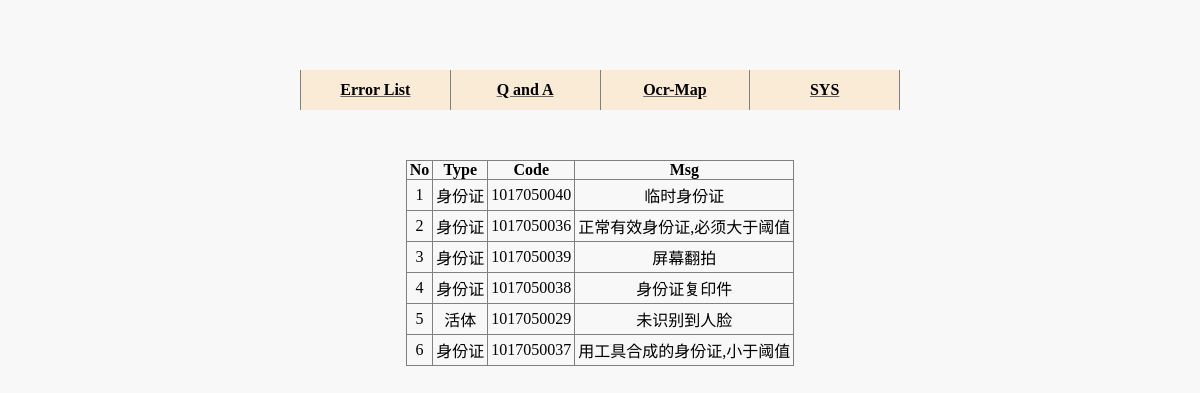
The app's page /search/ with its own data.
### tables this page shows
CREATE TABLE ocrmap(
  id integer  primary key autoincrement,
  o_type text,
  o_code text,
  o_msg text
);

### searchclient/search.py (the view)
@bp.route("/", methods=("get",))
def homepage():
    kind = random.choice(("errorlist", "ocrmap", "qanda"))
    res = get_eles(kind)
    return render_template("search/homepage.html", res=res, kind=kind)

### searchclient/db.py (called while the page is built)
def get_db():
    if "db" not in g:
        g.db = sqlite3.connect(
            current_app.config["DATABASE"],
            detect_types=sqlite3.PARSE_DECLTYPES
        )
        g.db.row_factory = sqlite3.Row
    return g.db

### searchclient/search.py (called while the page is built)
def get_eles(tb_name: str):
    db = get_db()
    cur = db.execute('select id from {}'.format(tb_name))
    all_id = set(cur.fetchall())
    id_lst = []
    try:
        for i in range(20):
            id_lst.append(all_id.pop()['id'], )
    except Exception as e:
        pass
    res = []
    for item in id_lst:
        cur = db.execute("select * from {} where id ={}".format(tb_name, item))
        res += cur.fetchall()
    db.close()
    return res

### searchclient/templates/search/homepage.html (shortened to what this page needs)
<!DOCTYPE html>
{% extends "base.html" %}
{% block script %}
    <link rel="stylesheet" href="{{ url_for('static',filename='search/search.css') }}">
{% endblock %}
{% block show %}
    <table class="contents">
        {% if kind == "ocrmap" %}
            <tr>
                <th>No</th>
                <th>Type</th>
                <th>Code</th>
                <th class="rightside">Msg</th>
            </tr>
            {% for item in res %}
                <tr>
                    <td>{{ loop.index }}</td>
                    <td>{{ item[1] }} </td>
                    <td>{{ item[2] }}</td>
                    <td class="rightside"> {{ item[3] }}</td>
                </tr>
            {% endfor %}
        {% endif %}
    </table>
{% endblock %}

### searchclient/templates/base.html (shortened to what this page needs)
<!DOCTYPE html>
<link rel="stylesheet" href="{{ url_for('static',filename='base/base.css') }}">
{% block script %}
{% endblock %}
<body>
<div class="fill-black"></div>
<div class="title-index">
    <table class="tb-index">
        <tr>
            <th><a href="/search/err">Error List</a></th>
            <th><a href="/search/qa">Q and A</a></th>
            <th><a href="/search/ocr-map">Ocr-Map</a></th>
            <th class="rightside"><a href="/sys">SYS</a></th>
        </tr>
    </table>
</div>
<div class="show-aera">
    {% block show %} block show {% endblock %}
</div>
<div class="page">
</div>
</body>

### searchclient/static/base/base.css (style rules this page uses)
* { box-sizing: border-box; margin: 0; padding: 0; list-style: none; text-decoration: none; border: 0; color: black; border-collapse: collapse; }
body { background-color: rgba(220, 220, 220, 0.2); }
a { text-decoration: underline dimgray; }
div.fill-black { margin: 10px 15px 10px 15px; height: 50px; width: auto; }
div.title-index { margin: 5px 15px 5px 15px; width: auto; height: 40px; }
table.tb-index { margin: auto; width: 600px; }
table.tb-index th { width: 60px; height: 40px; text-align: center; background-color: antiquewhite; border-left: 1px solid gray; }
div.show-aera { margin: 5px 20px 5px 20px; width: auto; }
div.page { margin: 5px 20px 5px 20px; height: 30px; text-align: center; }
table.contents { margin: 50px auto 10px auto; width: auto; height: auto; }
table.contents th { padding-left: 3px; padding-right: 3px; text-align: center; border-top: 1px solid gray; border-bottom: 1px solid gray; border-left: 1px solid gray; }
table.contents td { padding: 3px 3px 3px 3px; text-align: center; border-bottom: 1px solid gray; border-left: 1px solid gray; }
*.rightside { border-right: 1px solid gray; width: auto; }

### records on screen
ocrmap: o_type "身份证", o_code "1017050040", o_msg "临时身份证"
ocrmap: o_type "身份证", o_code "1017050036", o_msg "正常有效身份证,必须大于阈值"
ocrmap: o_type "身份证", o_code "1017050039", o_msg "屏幕翻拍"
ocrmap: o_type "身份证", o_code "1017050038", o_msg "身份证复印件"
ocrmap: o_type "活体", o_code "1017050029", o_msg "未识别到人脸"
ocrmap: o_type "身份证", o_code "1017050037", o_msg "用工具合成的身份证,小于阈值"
